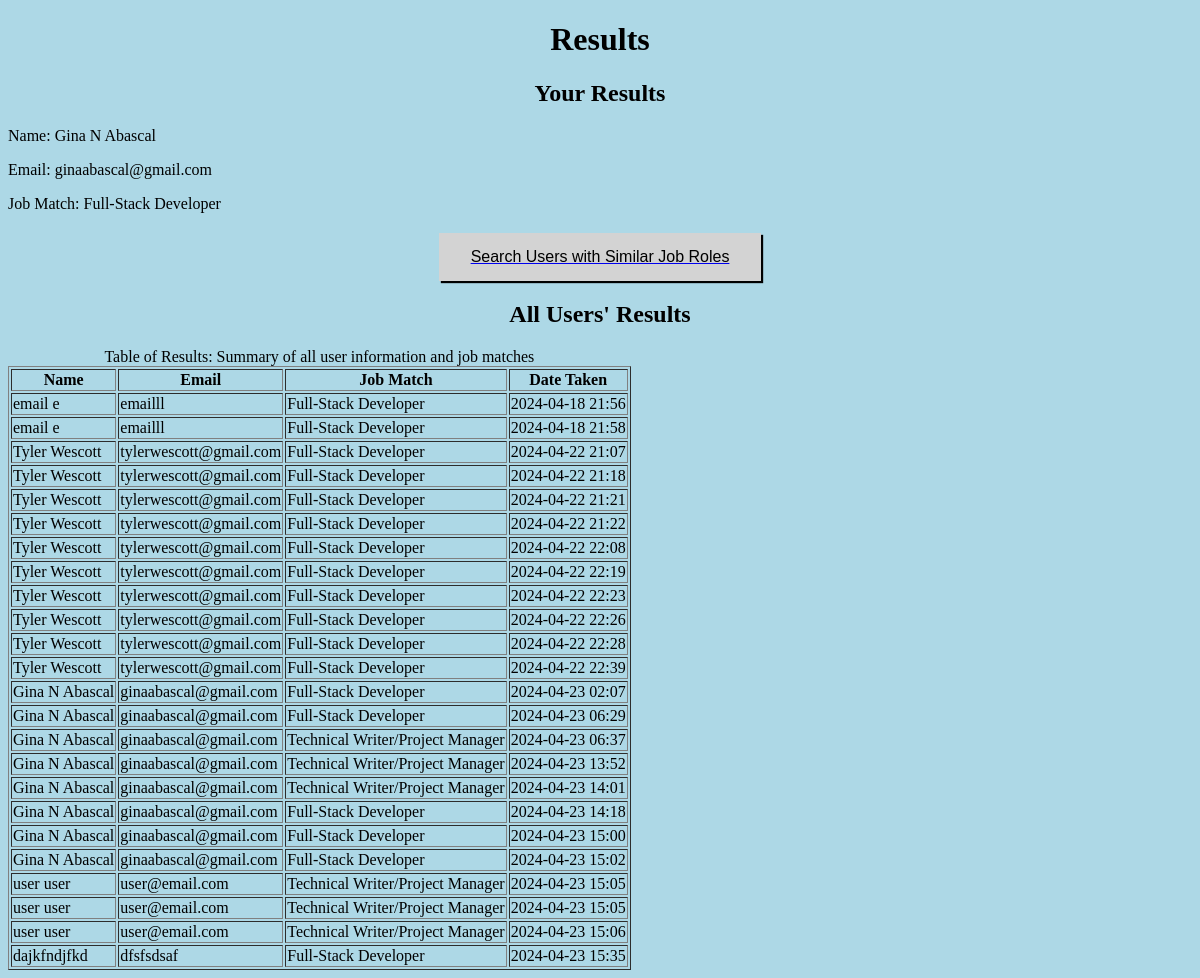
Page /results (signed in) on the committed database.
### website/models.py (models this page shows)
class User(db.Model, UserMixin):
    id = db.Column(db.Integer, primary_key=True)
    name = db.Column(db.String(100))
    email = db.Column(db.String(320), unique=True)
    password = db.Column(db.String(128))

class QuizResult(db.Model):
    id = db.Column(db.Integer, primary_key=True)
    user_id = db.Column(db.Integer, db.ForeignKey('user.id'), nullable=False)
    score = db.Column(db.Integer)
    date_taken = db.Column(db.DateTime, default=datetime.utcnow)
    job_role = db.Column(db.String(100))

### website/views.py (the view, shortened to what this page needs)
@views.route('/results')
@login_required
def results():
    score = session.get('score', 0)
    job_match = calculate_job_match(score)
    utc_now = datetime.now()
    result = QuizResult.query.filter_by(user_id=current_user.id).first()
    if (result):
        users_with_results = db.session.query(User, QuizResult).join(QuizResult, User.id == QuizResult.user_id).all()
        current_user_result = result
        session['survey_completed'] = True
        return render_template('results.html', jobMatch=job_match, score=score, user=current_user, current_user_result=current_user_result, users_with_results=users_with_results)

### website/__init__.py (called while the page is built)
def create_app():
    app = Flask(__name__)
    app.config['SECRET_KEY'] = os.getenv('SECRET_KEY', 'default_secret_key_for_development')
    app.config['SQLALCHEMY_DATABASE_URI'] = f'sqlite:///{DB_NAME}'
    db.init_app(app)
    login_manager = LoginManager()
    login_manager.login_view = 'auth.login'
    login_manager.init_app(app)
    from .views import views
    from .auth import auth
    from .models import User, JobRole
    app.register_blueprint(views, url_prefix='/')
    app.register_blueprint(auth, url_prefix='/')
    @login_manager.user_loader
    def load_user(user_id):
        return User.query.get(int(user_id))
    with app.app_context():
        db.create_all()
        insert_job_roles()
    return app

### website/views.py (called while the page is built)
def calculate_job_match(score):
    if -60 <= int(score) < -30:
        return 'Product Manager'
    elif -30 <= int(score) < 0:
        return 'Technical Writer/Project Manager'
    elif 0 <= int(score) < 30:
        return 'QA Tester'
    elif 30 <= int(score) <= 60:
        return 'Full-Stack Developer'
    else:
        return 'Undefined Role'

### website/templates/results.html (shortened to what this page needs)
{% extends "base.html" %}
{% block head %}
    <h1>Results</h1>
{% endblock %}
{% block content %}
    <h2>Your Results</h2>
    <p>Name: {{ current_user.name }}</p>
    <p>Email: {{ current_user.email }}</p>
    <p>Job Match: {{ current_user_result.job_role }}</p>
    {% if session.get('survey_completed') %}
        <a href="{{ url_for('views.search_results') }}"><button>Search Users with Similar Job Roles</button></a>
    {% else %}
        <p>Please complete the survey to access search functionality.</p>
    {% endif %}
    <h2>All Users' Results</h2>
    <table border="1">
        <caption>Table of Results: Summary of all user information and job matches</caption>
        <thead>
            <tr>
                <th>Name</th>
                <th>Email</th>
                <th>Job Match</th>
                <th>Date Taken</th>
            </tr>
        </thead>
        <tbody>
            {% for user, result in users_with_results %}
            <tr>
                <td>{{ user.name }}</td>
                <td>{{ user.email }}</td>
                <td>{{ result.job_role }}</td>
                <td>{{ result.date_taken.strftime("%Y-%m-%d %H:%M") }}</td>
            </tr>
            {% endfor %}
        </tbody>
    </table>
{% endblock %}

### website/templates/base.html (style rules this page uses)
h1 { color:black; text-align: center; }
h2 { color:black; text-align: center; }
body { background-color: lightblue; }
button { background-color: lightgray; border: none; display: block; padding: 15px 32px; margin: auto; margin-top: 20px; box-shadow: 2px 2px 1px black; text-align: center; text-decoration: none; font-size: 16px; }

### rows in the picture
User: name "Gina N Abascal", email "ginaabascal@gmail.com", job_role "Full-Stack Developer", date_taken "2024-04-23 02:07", date_taken "2024-04-23 06:29", job_role "Technical Writer/Project Manager", date_taken "2024-04-23 06:37", date_taken "2024-04-23 13:52", date_taken "2024-04-23 14:01", date_taken "2024-04-23 14:18", date_taken "2024-04-23 15:00", date_taken "2024-04-23 15:02"
QuizResult: job_role "Full-Stack Developer"
User: name "email e", email "emailll", job_role "Full-Stack Developer", date_taken "2024-04-18 21:56", date_taken "2024-04-18 21:58"
User: name "Tyler Wescott", email "tylerwescott@gmail.com", job_role "Full-Stack Developer", date_taken "2024-04-22 21:07", date_taken "2024-04-22 21:18", date_taken "2024-04-22 21:21", date_taken "2024-04-22 21:22", date_taken "2024-04-22 22:08", date_taken "2024-04-22 22:19", date_taken "2024-04-22 22:23", date_taken "2024-04-22 22:26", date_taken "2024-04-22 22:28", date_taken "2024-04-22 22:39"
User: name "user user", email "user@email.com", job_role "Technical Writer/Project Manager", date_taken "2024-04-23 15:05", date_taken "2024-04-23 15:06"
User: name "dajkfndjfkd", email "dfsfsdsaf", job_role "Full-Stack Developer", date_taken "2024-04-23 15:35"
